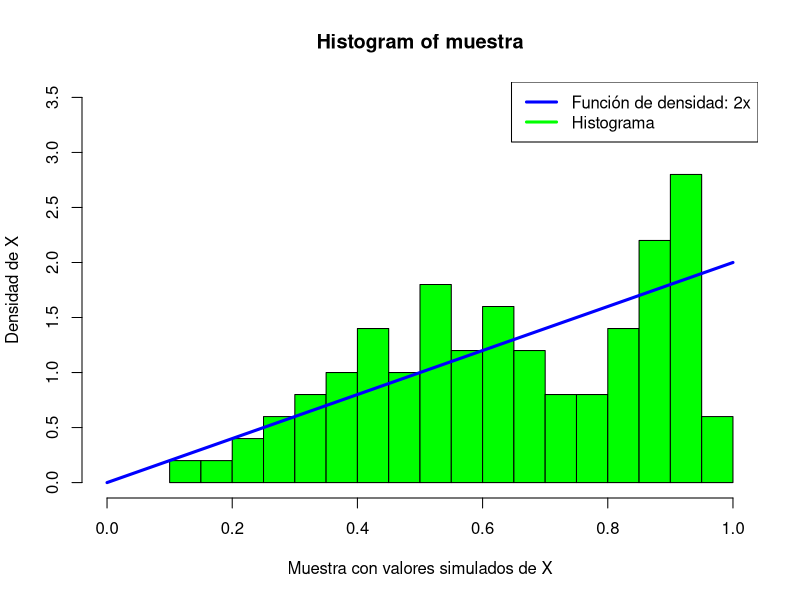
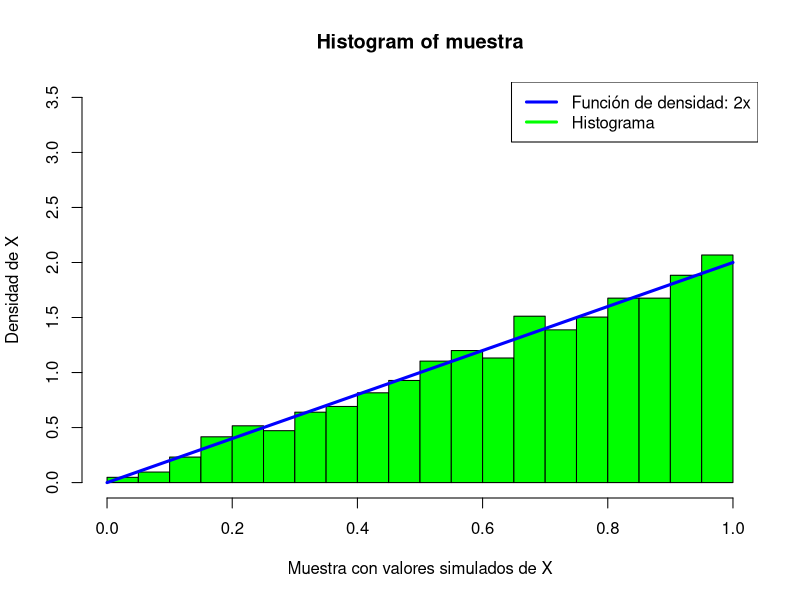

Reproduce these figures in R, in order.
### Simular valores de Variable Aleatoria por el método de aceptación-rechazo

## Generando la función para simular los valores de la variable aleatoria por el método
## de aceptación-rechazo

metodo_ar <- function(nsims){
  muestra <- numeric(nsims)
  aceptado <- 0
  intento <- 0
  while (aceptado < nsims) {
    x <- runif(1, 0, 1) # Valor de la función propuesta g(x), es una Uniforme [0,1]
    u <- runif(1, 0, 1) # Valor de la uniforme para comparar 
    
    if (u <= x) { #Criterio de aceptación (f(x)/c*g(x)) = 2x/2  = x
      aceptado <- aceptado + 1
      muestra[aceptado] <- x
    }
    intento <- intento + 1
  }
  
  return(muestra)
}

## Generar 100 valores
set.seed(12005)
muestra <- metodo_ar(100)
muestra

## Histograma de los valores simulados
hist(muestra, probability = TRUE, breaks = 25, 
     xlab = "Muestra con valores simulados de X",
     ylab = "Densidad de X",
     xlim = c(0,1), ylim = c(0, 3.5),
     col = "green")
curve(2*x, from = 0, to = 1, lwd=3, col = "blue", add = TRUE)
legend("topright",legend = c("Función de densidad: 2x","Histograma"), col = c("blue","green"), lwd =3)

## Interpreten el histograma para 5000 valores y después generar
## Una muestra con 5000 valores

## Generar 5000 valores
set.seed(12005)
muestra <- metodo_ar(5000)
muestra

## Histograma de los valores simulados
hist(muestra, probability = TRUE, breaks = 25, 
     xlab = "Muestra con valores simulados de X",
     ylab = "Densidad de X",
     xlim = c(0,1), ylim = c(0, 3.5),
     col = "green")
curve(2*x, from = 0, to = 1, lwd=3, col = "blue", add = TRUE)
legend("topright",legend = c("Función de densidad: 2x","Histograma"), col = c("blue","green"), lwd =3)
